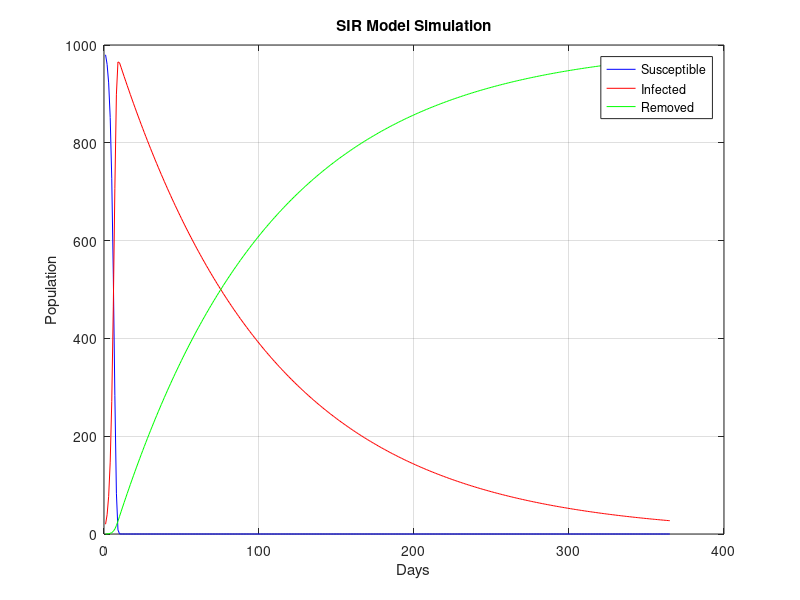

Source code (MATLAB):
%% SIR Model
% Initial parameters
S0 = 980; % Initial number of SUSCEPTIBLE
I0 = 20;  % Initial number of INFECTED
R0 = 0;   % Initial number of REMOVED (including both cured and deceased)
alpha = 0.001; % Infection rate coefficient
beta = 0.01;   % Recovery rate coefficient

% Total population
N = S0 + I0 + R0;

% Simulation days
days = 365;

% Initialize the S, I, R arrays
S = zeros(1, days);
I = zeros(1, days);
R = zeros(1, days);

% Set initial conditions
S(1) = S0;
I(1) = I0;
R(1) = R0;

% Simulate the propagation process every day
for t = 2:days
    S(t) = S(t-1) - alpha * S(t-1) * I(t-1);
    I(t) = I(t-1) + alpha * S(t-1) * I(t-1) - beta * I(t-1);
    R(t) = R(t-1) + beta * I(t-1);
    
    % Ensure the values of S, I, R remain non-negative
    S(t) = max(S(t), 0);
    I(t) = max(I(t), 0);
    R(t) = max(R(t), 0);
    
    % Optional: If using a fixed population model (S+I+R=N), re-normalize
    % If not using this approach, comment out the next three lines
    %total = S(t) + I(t) + R(t);
    %S(t) = N * S(t) / total;
    %I(t) = N * I(t) / total;
    %R(t) = N * R(t) / total;
end

% Plot results
plot(1:days, S, 'b', 1:days, I, 'r', 1:days, R, 'g');
xlabel('Days');
ylabel('Population');
legend('Susceptible', 'Infected', 'Removed');
title('SIR Model Simulation');
grid on;